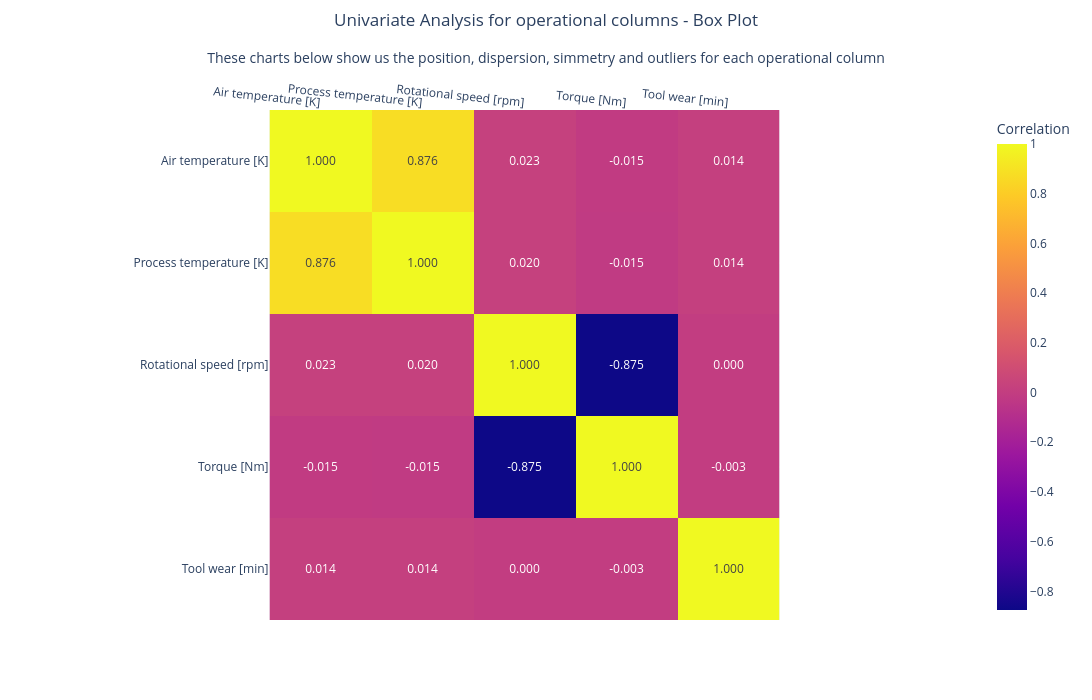

Notebook code for this chart:
### Code cell
fig = px.imshow(
    matrix,
    labels=dict(color = 'Correlation'),
    text_auto='.3f',
    y= operational,
    x= operational
    )
fig.update_xaxes(side='top', tickangle = 6)
fig.update_layout(
    title=dict(
        text='Correlation Matrix (pearson) - Operational variables',
        subtitle = dict(text = 'Visual form for linear correlation'),
        x = 0.5
    ),
    title_subtitle_font_size= 14,
    width=1450,
    height=800,
    margin = dict(t=110), title_y = 0.98
)

fig.update_layout(
    height = 700,
    title = dict(
        text= 'Univariate Analysis for operational columns - Box Plot',
        subtitle = dict(text = 'These charts below show us the position, dispersion, simmetry and outliers for each operational column'),
        x = 0.5
        ),
    title_subtitle_font_size= 14
    )


fig.show()

### Figure 1 — Plotly figure (JSON) as saved in the notebook; plotly's stock layout.template omitted (floating-point values rounded to 4 significant figures)
{"data": [{"coloraxis": "coloraxis", "hovertemplate": "x: %{x}<br>y: %{y}<br>Correlation: %{z}<extra></extra>", "name": "0", "texttemplate": "%{z:.3f}", "type": "heatmap", "x": ["Air temperature [K]", "Process temperature [K]", "Rotational speed [rpm]", "Torque [Nm]", "Tool wear [min]"], "xaxis": "x", "y": ["Air temperature [K]", "Process temperature [K]", "Rotational speed [rpm]", "Torque [Nm]", "Tool wear [min]"], "yaxis": "y", "z": [[1.0, 0.8761, 0.02333, -0.01455, 0.01437], [0.8761, 1.0, 0.0202, -0.01528, 0.01397], [0.02333, 0.0202, 1.0, -0.8751, -0.00011], [-0.01455, -0.01528, -0.8751, 1.0, -0.002552], [0.01437, 0.01397, -0.00011, -0.002552, 1.0]]}], "layout": {"coloraxis": {"colorbar": {"title": {"text": "Correlation"}}, "colorscale": [[0, "#0d0887"], [0.1111, "#46039f"], [0.2222, "#7201a8"], [0.3333, "#9c179e"], [0.4444, "#bd3786"], [0.5556, "#d8576b"], [0.6667, "#ed7953"], [0.7778, "#fb9f3a"], [0.8889, "#fdca26"], [1, "#f0f921"]]}, "height": 700, "margin": {"t": 110}, "title": {"subtitle": {"font": {"size": 14}, "text": "These charts below show us the position, dispersion, simmetry and outliers for each operational column"}, "text": "Univariate Analysis for operational columns - Box Plot", "x": 0.5, "y": 0.98}, "width": 1450, "xaxis": {"anchor": "y", "constrain": "domain", "domain": [0, 1], "scaleanchor": "y", "side": "top", "tickangle": 6}, "yaxis": {"anchor": "x", "autorange": "reversed", "constrain": "domain", "domain": [0, 1]}}}
